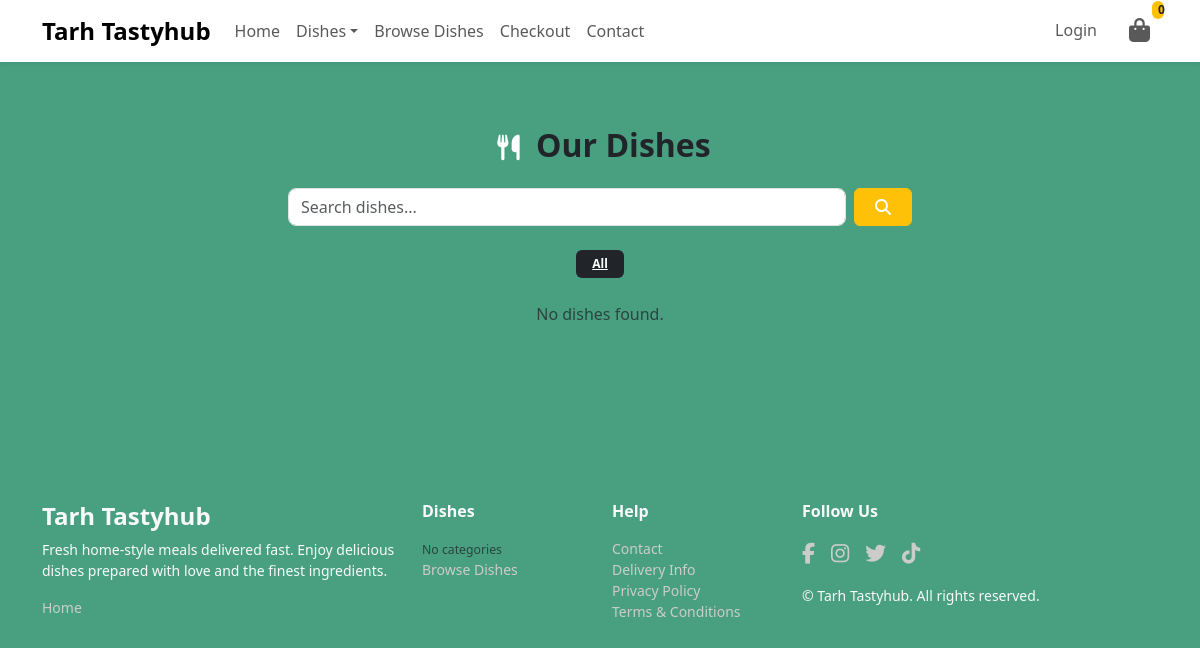
The app's page /dishes/, older data.
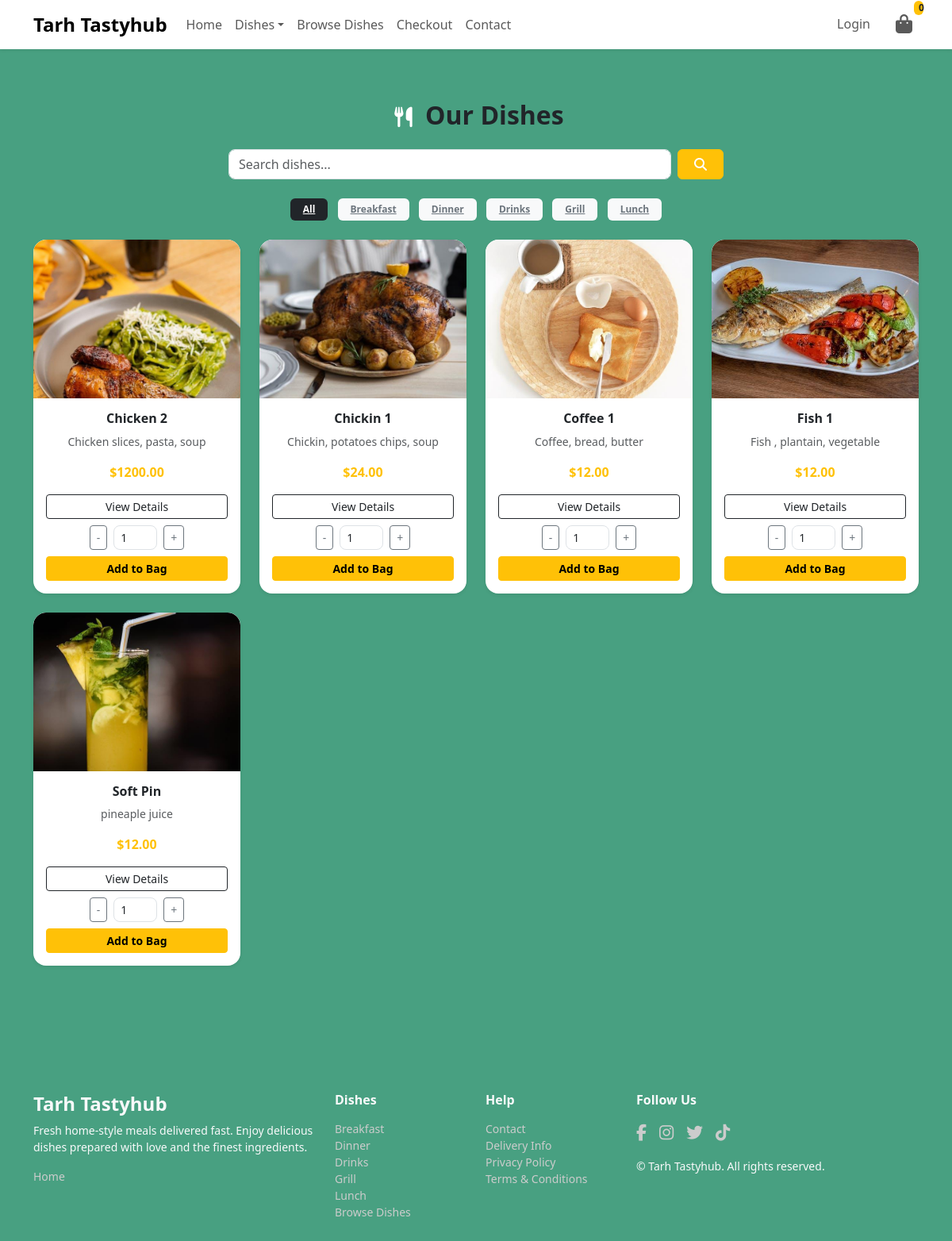
The same page, newer data.
### dishes/models.py (models this page shows, shortened)
class Category(models.Model):
    name = models.CharField(max_length=100, unique=True)
    slug = models.SlugField(max_length=100, unique=True, db_index=True)
    menu_type = models.CharField(
        max_length=50,
        choices=(
            ('Breakfast', 'Breakfast'),
            ('Lunch', 'Lunch'),
            ('Dinner', 'Dinner'),
            ('Grill', 'Grill'),
            ('Drinks', 'Drinks'),
        ),
        default='Breakfast'  # <-- added default to fix migration
    )
    description = models.TextField(blank=True, null=True)
    icon = models.ImageField(upload_to='category_icons/', blank=True, null=True)
    class Meta:
        verbose_name_plural = 'Categories'
        ordering = ('name',)
    def __str__(self):
        return self.name

class Dish(models.Model):
    DIETARY_CHOICES = (
        ('Vegetarian', 'Vegetarian'),
        ('Vegan', 'Vegan'),
        ('Gluten-Free', 'Gluten-Free'),
        ('Spicy', 'Spicy'),
        ('None', 'None'),
    )
    category = models.ForeignKey(Category, related_name='dishes', on_delete=models.CASCADE)
    name = models.CharField(max_length=200)
    slug = models.SlugField(max_length=200, db_index=True)
    description = models.TextField()
    ingredients = models.TextField(blank=True, null=True)
    dietary_info = models.CharField(max_length=50, choices=DIETARY_CHOICES, blank=True, null=True)
    prep_time = models.PositiveIntegerField(help_text="Preparation time in minutes", blank=True, null=True)
    price = models.DecimalField(
        max_digits=8,
        decimal_places=2,
        default=Decimal('0.00'),
        validators=[MinValueValidator(Decimal('0.00'))]
    )
    calories = models.PositiveIntegerField(blank=True, null=True)
    image = models.ImageField(upload_to='dishes/', blank=True, null=True)
    available = models.BooleanField(default=True)
    is_special = models.BooleanField(default=False)
    available_from = models.TimeField(blank=True, null=True)
    available_until = models.TimeField(blank=True, null=True)
    created = models.DateTimeField(auto_now_add=True)
    updated = models.DateTimeField(auto_now=True)
    objects = DishManager()
    class Meta:
        ordering = ('name',)
        constraints = [
            UniqueConstraint(fields=['category', 'slug'], name='unique_category_slug')
        ]
        indexes = [
            models.Index(fields=['slug']),
            models.Index(fields=['name']),
        ]

### dishes/views.py (the view)
# urls.py: path('', views.all_dishes, name='dish_list'),
def all_dishes(request):
    search_term = request.GET.get("q", "").strip()
    category_slug = request.GET.get("category", "").strip()
    page = request.GET.get("page", 1)
    categories = get_cached_categories()
    dishes = Dish.objects.available().with_portions().with_images().select_related("category")
    current_category = None
    if category_slug:
        current_category = get_object_or_404(Category, slug=category_slug)
        dishes = dishes.filter(category=current_category)
    if search_term:
        dishes = dishes.filter(name__icontains=search_term)
    paginator = Paginator(dishes, 12)
    try:
        dishes_page = paginator.page(page)
    except PageNotAnInteger:
        dishes_page = paginator.page(1)
    except EmptyPage:
        dishes_page = paginator.page(paginator.num_pages)
    context = {
        "dishes": dishes_page,
        "categories": categories,
        "current_category": current_category,
        "search_term": search_term,
    }
    return render(request, "dishes/dishes.html", context)

### dishes/context_processors.py (called while the page is built)
def menu_dishes(request):
    menu = cache.get('menu_dishes')
    if menu is None:
        menu = {}
        menu_types = ['Breakfast', 'Lunch', 'Grill', 'Drinks']
        for menu_type in menu_types:
            categories = Category.objects.filter(menu_type=menu_type).prefetch_related('dishes')
            menu[menu_type] = {
                category.name: category.dishes.filter(available=True)
                for category in categories
            }
        cache.set('menu_dishes', menu, 60 * 60)  # cache for 1 hour
    return {'menu_dishes': menu}

def categories_nav(request):
    categories = cache.get('nav_categories')
    if categories is None:
        categories = list(Category.objects.only('name', 'slug'))
        cache.set('nav_categories', categories, 60 * 60)  # cache for 1 hour
    return {'categories': categories}

### dishes/models.py (called while the page is built)
    def available(self):
        return self.filter(available=True)

    def with_portions(self):
        return self.prefetch_related('portions')

    def with_images(self):
        return self.prefetch_related('images')

    def get_queryset(self):
        return DishQuerySet(self.model, using=self._db)

    def available(self):
        return self.get_queryset().available()

### dishes/views.py (called while the page is built)
def get_cached_categories():
    key = "cached_category_menu"
    categories = cache.get(key)
    if not categories:
        categories = Category.objects.all().order_by("name")
        cache.set(key, categories, 3600)  # 1 hour
    return categories

### dishes/templates/dishes/dishes.html (shortened to what this page needs)
{% extends 'base.html' %}
{% load static %}
{% block content %}
  <div class="container py-5">
    <h2 class="fw-bold text-center mb-4">
      <span class="fa-icon"><i class="fa-solid fa-utensils"></i></span>
      Our Dishes
    </h2>
    <form method="GET" class="d-flex justify-content-center mb-4">
      <input id="search-input" type="text" name="q" value="{{ search_term }}" placeholder="Search dishes..." class="form-control w-50 me-2" />
      <button class="btn btn-warning fw-bold"><span class="fa-icon"><i class="fas fa-search"></i></span></button>
    </form>
    <div class="text-center mb-4">
      <a href="{% url 'dish_list' %}" class="badge bg-dark text-white mx-1 px-3 py-2">All</a>
      {% for category in categories %}
        <a href="{% url 'dish_list' %}?category={{ category.slug }}" class="badge bg-light text-secondary mx-1 px-3 py-2">{{ category.name }}</a>
      {% endfor %}
    </div>
    <div class="row g-4">
      {% for dish in dishes %}
        <div class="col-md-3 col-sm-6">
          <div class="card h-100 shadow-sm border-0 rounded-4 dish-card">
            {% if dish.image %}
              <img src="{{ dish.image.url }}" class="card-img-top rounded-top-4" alt="{{ dish.name }}" />
            {% else %}
              <img src="{% static 'images/no-image.png' %}" class="card-img-top rounded-top-4" />
            {% endif %}
            <div class="card-body text-center">
              <h6 class="fw-bold">{{ dish.name }}</h6>
              <p class="text-muted small">{{ dish.description|truncatewords:12 }}</p>
              <p class="fw-bold text-warning">${{ dish.price }}</p>
              <a href="{% url 'dish_detail' dish.slug %}" class="btn btn-outline-dark btn-sm w-100 mb-2">View Details</a>
              <div class="d-flex justify-content-center align-items-center mb-2">
                <button type="button" class="btn btn-sm btn-outline-secondary dish-qty-decrement">-</button>
                <input type="number" class="form-control form-control-sm mx-2 dish-qty" value="1" min="1" style="width:55px;" />
                <button type="button" class="btn btn-sm btn-outline-secondary dish-qty-increment">+</button>
              </div>
              <button class="btn btn-warning btn-sm w-100 fw-bold add-to-bag" data-id="{{ dish.id }}" data-portion-id="{% if dish.portions.all %}{{ dish.portions.first.id }}{% endif %}">Add to Bag</button>
            </div>
          </div>
        </div>
      {% empty %}
        <p class="text-center text-muted">No dishes found.</p>
      {% endfor %}
    </div>
  </div>
{% endblock %}

### templates/base.html (shortened to what this page needs)
{% load static %}
<!DOCTYPE html>
<html lang="en">
  <head>
    {% block corecss %}
      <link rel="stylesheet" href="https://cdnjs.cloudflare.com/ajax/libs/bootstrap/5.3.2/css/bootstrap.min.css" />
      <link rel="stylesheet" href="https://cdnjs.cloudflare.com/ajax/libs/font-awesome/6.5.0/css/all.min.css" />
      <link rel="stylesheet" href="{% static 'css/base.css' %}" />
    {% endblock %}
  </head>
  <body>
    <header>
      <div class="d-none d-lg-block">
        {% include 'includes/main-nav.html' with show_bag_count=True %}
      </div>
    </header>
    <main class="py-3">
      {% block content %}
      {% endblock %}
    </main>
    {% include 'includes/footer.html' %}
    <div class="position-fixed top-0 end-0 p-3" style="z-index: 2000;">
    </div>
  </body>
</html>

### templates/includes/main-nav.html (shortened to what this page needs)
{% load static %}
{% load dishes_extras %}
<nav class="navbar navbar-expand-lg navbar-light bg-white shadow-sm d-none d-lg-block">
  <div class="container">
    <a class="navbar-brand fw-bold" href="{% url 'home' %}">Tarh Tastyhub</a>
    <div class="collapse navbar-collapse" id="mainNavbar">
      <ul class="navbar-nav me-auto mb-2 mb-lg-0">
        <li class="nav-item">
          <a class="nav-link" href="{% url 'home' %}">Home</a>
        </li>
        <li class="nav-item dropdown">
          <a class="nav-link dropdown-toggle" href="#" id="dishesDropdown" role="button" data-bs-toggle="dropdown" aria-expanded="false">Dishes</a>
        </li>
        <li class="nav-item">
          <a class="nav-link" href="{% url 'dish_list' %}">Browse Dishes</a>
        </li>
        <li class="nav-item">
          <a class="nav-link" href="{% url 'checkout' %}">Checkout</a>
        </li>
        <li class="nav-item">
          <a class="nav-link" href="">Contact</a>
        </li>
      </ul>
      <ul class="navbar-nav ms-auto mb-2 mb-lg-0">
        {% if user.is_authenticated %}
          <li class="nav-item dropdown">
            <a class="nav-link dropdown-toggle" href="#" id="profileDropdown" role="button" data-bs-toggle="dropdown" aria-expanded="false"><i class="fa-solid fa-user"></i> {{ user.username }}</a>
            <ul class="dropdown-menu dropdown-menu-end" aria-labelledby="profileDropdown">
              <li>
                <a class="dropdown-item" href="">Profile</a>
              </li>
              <li>
                <a class="dropdown-item" href="{% url 'account_logout' %}">Logout</a>
              </li>
            </ul>
          </li>
        {% else %}
          <li class="nav-item">
            <a class="nav-link" href="{% url 'account_login' %}">Login</a>
          </li>
        {% endif %}
        <li class="nav-item ms-3 position-relative">
          <a class="nav-link position-relative" href="{% url 'bag' %}">
            <i class="fa-solid fa-shopping-bag fs-4"></i>
            <span id="bag-count" class="bag-count position-absolute top-0 start-100 translate-middle badge rounded-pill bg-warning text-dark" style="font-size: 0.75rem;">{{ bag_count|default:0 }}</span>
          </a>
        </li>
      </ul>
    </div>
  </div>
</nav>

### templates/includes/mobile-top-header.html (shortened to what this page needs)
{% load static %}
{% load dishes_extras %}

### templates/includes/footer.html
<footer class="tarhh-footer text-light pt-5 pb-4 mt-5">
  <div class="container">
    <div class="row gy-4">
      <div class="col-12 col-md-4">
        <h4 class="logo-font fw-bold">Tarh Tastyhub</h4>
        <p class="mt-2 small">Fresh home-style meals delivered fast. Enjoy delicious dishes prepared with love and the finest ingredients.</p>
        <ul class="list-unstyled small">
          <li>
            <a class="footer-link" href="{% url 'home' %}">Home</a>
          </li>
        </ul>
      </div>
      <div class="col-6 col-md-2">
        <h6 class="fw-bold mb-3">Dishes</h6>
        <ul class="list-unstyled small">
          {% if categories %}
            {% for category in categories %}
              <li>
                <a class="footer-link" href="{% url 'dish_list_by_category' category.slug %}">{{ category }}</a>
              </li>
            {% endfor %}
          {% else %}
            <li>
              <span class="text-muted small">No categories</span>
            </li>
          {% endif %}
          <li>
            <a class="footer-link" href="{% url 'dish_list' %}">Browse Dishes</a>
          </li>
        </ul>
      </div>
      <div class="col-6 col-md-2">
        <h6 class="fw-bold mb-3">Help</h6>
        <ul class="list-unstyled small">
          <li>
            <a href="#" class="footer-link">Contact</a>
          </li>
          <li>
            <a href="#" class="footer-link">Delivery Info</a>
          </li>
          <li>
            <a href="#" class="footer-link">Privacy Policy</a>
          </li>
          <li>
            <a href="#" class="footer-link">Terms & Conditions</a>
          </li>
        </ul>
      </div>
      <div class="col-12 col-md-4">
        <h6 class="fw-bold mb-3">Follow Us</h6>
        <div class="d-flex gap-3">
          <a href="#" class="social-icon"><i class="fab fa-facebook-f"></i></a>
          <a href="#" class="social-icon"><i class="fab fa-instagram"></i></a>
          <a href="#" class="social-icon"><i class="fab fa-twitter"></i></a>
          <a href="#" class="social-icon"><i class="fab fa-tiktok"></i></a>
        </div>
        <p class="small mt-3 mb-0">&copy; {{ now|date:'Y' }} Tarh Tastyhub. All rights reserved.</p>
      </div>
    </div>
  </div>
</footer>

### static/css/base.css (style rules this page uses)
* { padding: 0; margin: 0; }
body { background-color: rgba(39, 143, 106, 0.843); font-family: 'Poppins', 'Segoe UI', sans-serif; color: #212529; }
main { flex: 1 0 auto; }
.navbar-brand { font-size: 1.5rem; font-weight: 700; }
.nav-link { font-weight: 500; transition: color 0.2s ease-in-out; }
.navbar .badge, .offcanvas .badge { font-size: 0.75rem; padding: 3px 6px; background-color: #dc3545; color: #fff; border-radius: 50%; position: absolute; top: -5px; right: -10px; }
.card { border-radius: 12px; transition: transform 0.3s; overflow: hidden; }
.card img { height: 200px; width: 100%; object-fit: cover; }
.btn-warning { color: #000; font-weight: 600; }
.form-control { border-radius: 8px; }
.fa-icon { font-size: 1.6rem; color: #ffff; transition: 0.3s ease-in-out; display: inline-flex; align-items: center; justify-content: center; padding: 0rem 0.5rem; }
.btn .fa-icon { font-size: 1rem; }
footer { align-items: center; }
.footer-link { color: #ccc; text-decoration: none; }
.social-icon { font-size: 1.3rem; color: #ccc; transition: 0.3s ease; }

Row changes from the older to the newer data that the page shows:
added Category: name "Breakfast"
added Category: name "Dinner"
added Category: name "Drinks"
added Category: name "Grill"
added Category: name "Lunch"
added Dish: image (picture), name "Chicken 2", description "Chicken slices, pasta, soup", price "1200.00"
added Dish: image (picture), name "Chickin 1", description "Chickin, potatoes chips, soup", price "24.00"
added Dish: image (picture), name "Coffee 1", description "Coffee, bread, butter", price "12.00"
added Dish: image (picture), name "Fish 1", description "Fish , plantain, vegetable", price "12.00"
added Dish: image (picture), name "Soft Pin", description "pineaple juice", price "12.00"
Text that changed along with them:
text no longer shown: "No dishes found. No categories"
